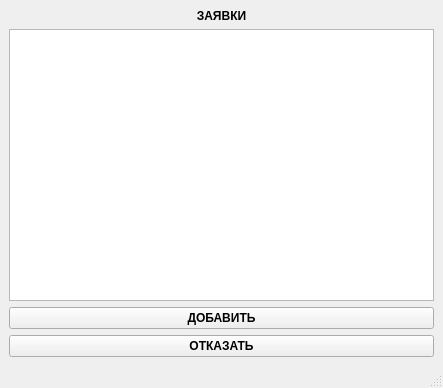
<?xml version="1.0" encoding="UTF-8"?>
<ui version="4.0">
 <class>MainWindow</class>
 <widget class="QMainWindow" name="MainWindow">
  <property name="geometry">
   <rect>
    <x>0</x>
    <y>0</y>
    <width>443</width>
    <height>388</height>
   </rect>
  </property>
  <property name="windowTitle">
   <string>MainWindow</string>
  </property>
  <widget class="QWidget" name="centralwidget">
   <layout class="QVBoxLayout" name="verticalLayout_2">
    <item>
     <layout class="QVBoxLayout" name="verticalLayout">
      <item>
       <widget class="QLabel" name="label">
        <property name="font">
         <font>
          <weight>75</weight>
          <bold>true</bold>
         </font>
        </property>
        <property name="text">
         <string>ЗАЯВКИ</string>
        </property>
        <property name="alignment">
         <set>Qt::AlignCenter</set>
        </property>
       </widget>
      </item>
      <item>
       <widget class="QTableWidget" name="tableWidget"/>
      </item>
      <item>
       <widget class="QPushButton" name="agree">
        <property name="font">
         <font>
          <weight>75</weight>
          <bold>true</bold>
         </font>
        </property>
        <property name="text">
         <string>ДОБАВИТЬ</string>
        </property>
       </widget>
      </item>
      <item>
       <widget class="QPushButton" name="refuse">
        <property name="font">
         <font>
          <weight>75</weight>
          <bold>true</bold>
         </font>
        </property>
        <property name="text">
         <string>ОТКАЗАТЬ</string>
        </property>
       </widget>
      </item>
     </layout>
    </item>
   </layout>
  </widget>
  <widget class="QMenuBar" name="menubar">
   <property name="geometry">
    <rect>
     <x>0</x>
     <y>0</y>
     <width>443</width>
     <height>21</height>
    </rect>
   </property>
  </widget>
  <widget class="QStatusBar" name="statusbar"/>
 </widget>
 <resources/>
 <connections/>
</ui>
